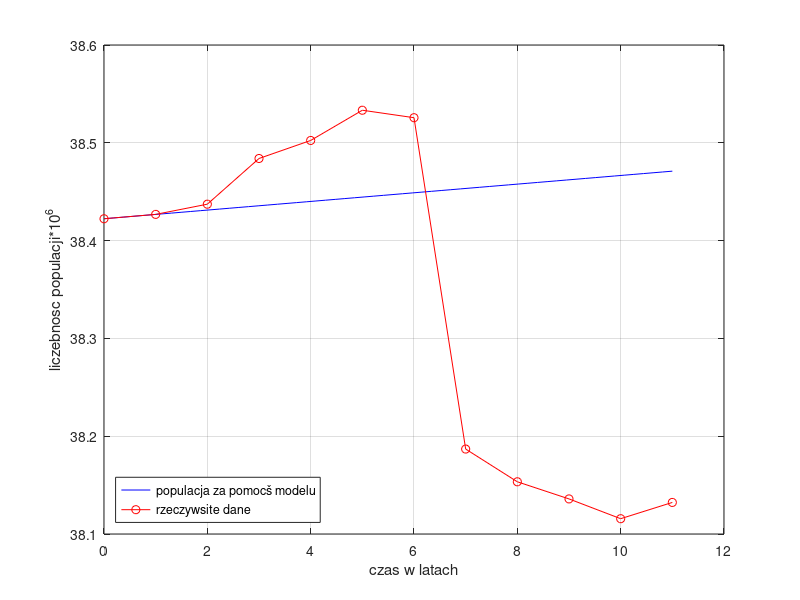

Write MATLAB code to recreate this figure.
t = linspace(0,11,60);
 populacja=[38.422346 38.426809 38.437239 38.483957 38.502396 38.533299 38.525670 38.186860 38.153389 38.135876 38.115641 38.132277 ];
 y0=38.422346;%rok 2006
 ile_urodzin=0.000382257;%382257
 jednostka_czasu=1; %1 rok
 pojemnosc=55;
 r=ile_urodzin/jednostka_czasu;
 n=[];
 for i=1:length(t)
 n(i)=1/(1/pojemnosc+(1/y0-1/pojemnosc).*exp(-ile_urodzin*t(i)))
 end
 %for i=1:12
  %   n(i)=y0*exp(ile_urodzin*t(i))
 %end
 plot(t,n,'b')
 hold on
 grid on
 plot([0:11],populacja,'r-o')
 hold on
 xlabel('czas w latach');
 ylabel('liczebnosc populacji*10^6');
 legend('populacja za pomocš modelu','rzeczywsite dane','Location','southwest')
